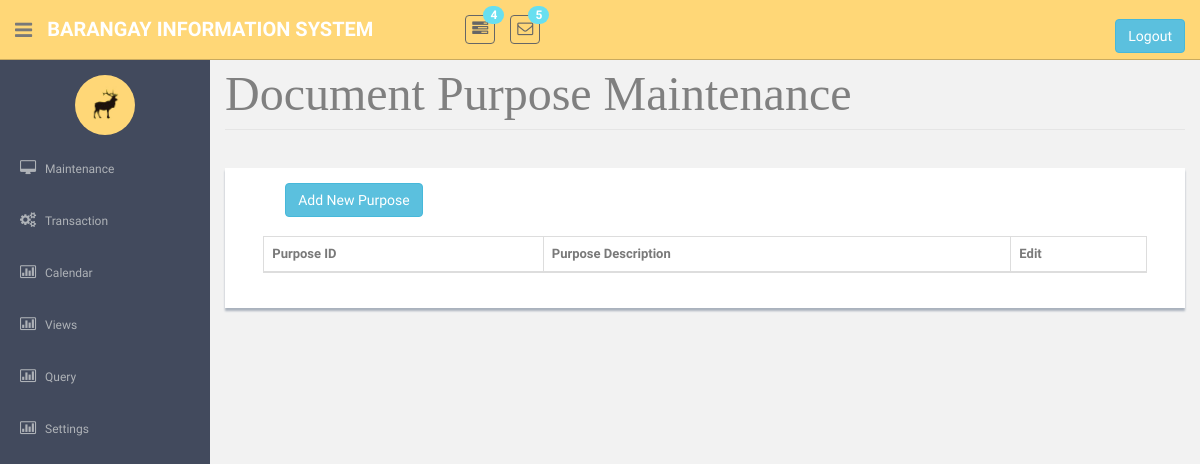
The page /DocumentPMaintenance.php on the database as committed earlier.
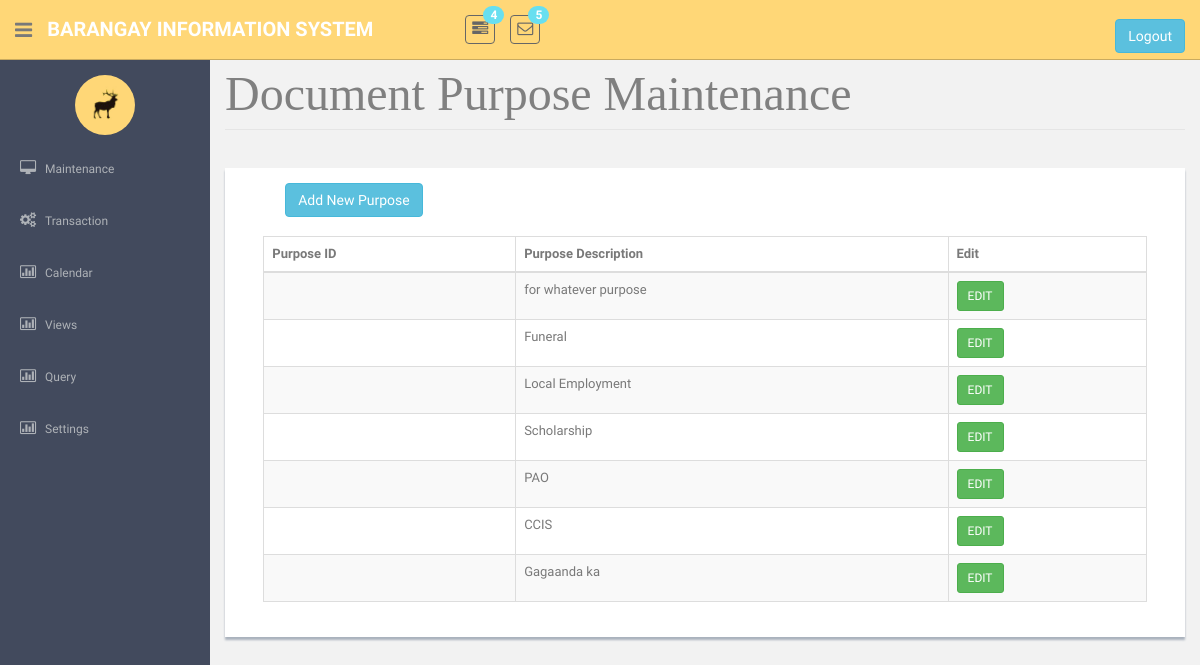
The same page on the database as committed later.
### tables this page shows
CREATE TABLE `tbldocumentpurpose` (
  `intDocPurposeID` int(11) NOT NULL,
  `strPurposeName` varchar(30) NOT NULL,
  `dblPrice` double NOT NULL
);

### DocumentPMaintenance.php (the view, shortened to what this page needs)
<!DOCTYPE html>
          <?php require('header.php');?>
    <?php require('sidebar.php');?>
      <section id="main-content">
          <section class="wrapper site-min-height">
<legend ><font face = "cambria" size = 8 color = "grey"> Document Purpose Maintenance </font></legend>
<br><div class = "showback">
	&nbsp; &nbsp; &nbsp; &nbsp; &nbsp; &nbsp; &nbsp; <button  class="btn btn-info" onclick = "window.location.href='AddPurpose.php'">Add New Purpose</button><br>
<form method = POST>
                                <center><br>
								<table   class="table table-striped table-bordered table-hover"    border = '2' style = 'width:95%'>
								<thead>
								<tr>
								<th>Purpose ID </th>
								<th>Purpose Description </th>
								<th>Edit</th>
								</tr>
								</thead>
					<form method = POST >
							<tbody>
							<?php
								require('connection.php');
								$sql = "select * from tbldocumentpurpose";
								$query = mysqli_query($con, $sql);
								if(mysqli_num_rows($query) > 0){
								while($row = mysqli_fetch_object($query)){?>
								<tr> <td><?php echo $row->strDocPurposeID?></td>
								<td><?php echo $row->strPurposeName?></td>
								<td><button type = submit class="btn btn-success btn-sm"  name = 'btnEdit1' id = 'btnEdit1' value = <?php echo $row->strDocPurposeID; ?>>EDIT</button></td>
								</tr>
							<?php }} ?>
							</tbody>
								</center>
                       </form>
</div>
		</section><! --/wrapper -->
      </section>
  </section>
  </body>
</html>

Rows that differ between the two databases and show on the page:
added tbldocumentpurpose: strPurposeName "for whatever purpose"
added tbldocumentpurpose: strPurposeName "Funeral"
added tbldocumentpurpose: strPurposeName "Local Employment"
added tbldocumentpurpose: strPurposeName "Scholarship"
added tbldocumentpurpose: strPurposeName "PAO"
added tbldocumentpurpose: strPurposeName "CCIS"
added tbldocumentpurpose: strPurposeName "Gagaanda ka"
